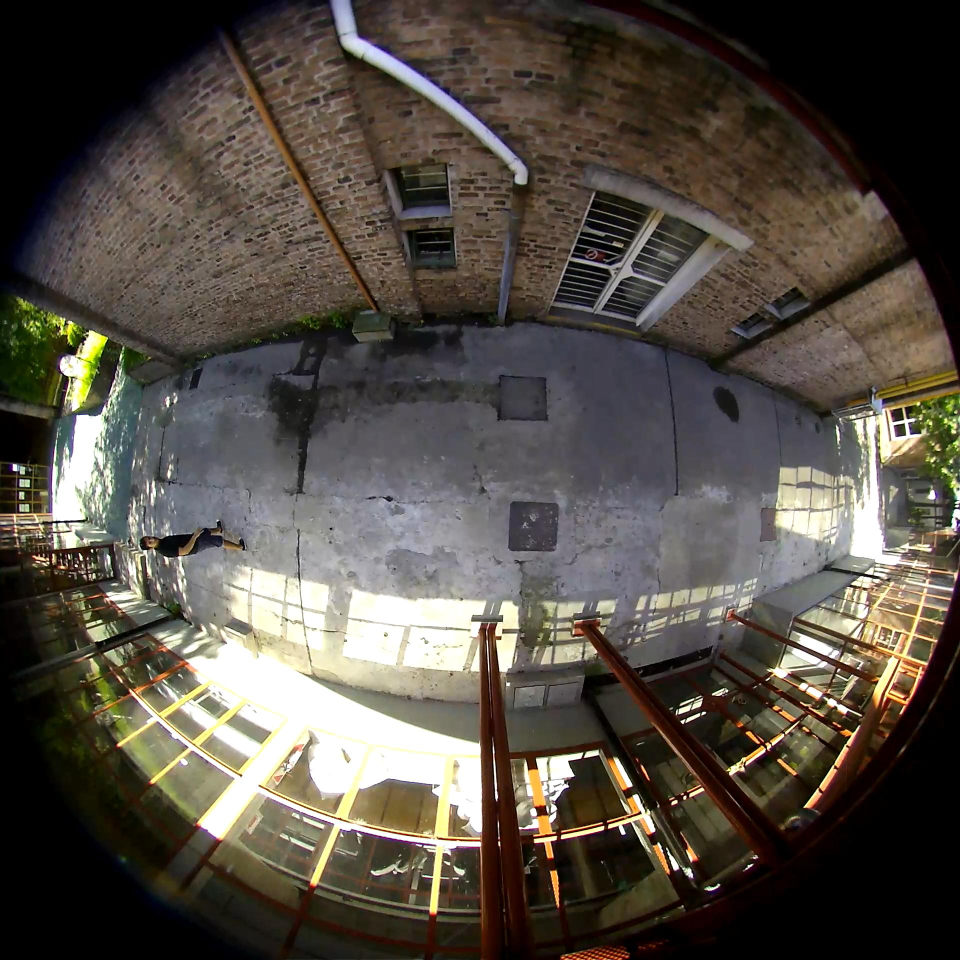
//> input picture code/py/resources/IM1.jpg, 1920 x 1920 px (shown at 1/2 size)
$ ./tpfunwarping   (built with g++ and OpenCV 4)
//> lines starting //> are read from the running program, lines starting //| are printed output that depends on the picture
#include "stdafx.h"
#include "opencv2/highgui/highgui.hpp"
#include "opencv2/imgproc/imgproc.hpp"
#include <iostream>
#include <stdio.h>
#define _USE_MATH_DEFINES
#include <math.h>

// Contants:
#define N_WIN 300
#define N_SRC 1920
#define N_SPH 1500
#define N_PTZ 1500
#define FE_L 1
#define FE_M 952
#define FE_U0 960
#define FE_V0 960
#define PTZ_FOV 70
#define PTZ_M N_PTZ/2/tan(PTZ_FOV/2*M_PI/180)
#define PTZ_U0 N_PTZ/2
#define PTZ_V0 N_PTZ/2

// Global variables
cv::Mat src, sph, sphrot, ptz;
cv::Mat sph_x, sph_y, sphrot_x, sphrot_y, ptz_x, ptz_y;
cv::Mat mrot;

void map_sph(void) {
	float theta, phi, r; //coordinates in the sphere

	// create destination and the maps
	sph.create(N_SPH, N_SPH, src.type());
	sph_x.create(N_SPH, N_SPH, CV_32FC1);
	sph_y.create(N_SPH, N_SPH, CV_32FC1);

	// calculate sph_x and sph_y
	for (int i = 0; i < N_SPH; ++i)
	{
		theta = i*M_PI/2/N_SPH;
		r = (FE_L + FE_M)*sin(theta)/(FE_L + cos(theta));
		for (int j = 0; j < N_SPH; ++j)
		{
			phi = (j*2 - N_SPH)*M_PI/N_SPH;
			sph_x.at<float>(i,j) = r*cos(phi) + FE_U0;
			sph_y.at<float>(i,j) = r*sin(phi) + FE_V0;
		}
	}
}

void find_mrot(int up, int vp) {
	float thetap, phip, rp; //coordinates of the point of interest in the sphere
	float ct, st, cp, sp;
	float m11, m12, m13, m22, m23, m33;
	cv::Mat rotz;

	phip = atan2(vp-FE_V0,up-FE_U0);
	rp = sqrt(pow(up-FE_U0,2)+pow(vp-FE_V0,2));
	thetap = acos((pow(FE_L+FE_M,2)-FE_L*pow(rp,2))/(pow(rp,2)+pow(FE_L+FE_M,2))); //simplified because FE_L = 1

	// P = cartesian coordinates of the point of interest in the sphere
	// Pz = [0,0,-1]
	// Pk = cross(P,Pz)
	// The magnitude of Pk is always abs(sin(thetap)).
	// thetap is between 0 and pi/2 => abs(sin(thetap)) = sin(thetap).
	// Pk = normalize() = Pk/sin(thetap)
	// kx = Pk(1); ky = Pk(2); kz = Pk(3) = 0
	// kx = -sin(phip);
	// ky = cos(phip);
	// Using the matrix seen in findMR and simplifying ETH:
	ct = cos(thetap);
	st = sin(thetap);
	cp = cos(phip);
	sp = sin(phip);

	m11 = ct-pow(sp,2)*(ct-1);
	m12 = cp*sp*(ct-1);
	m13 = cp*st;
	m22 = ct-pow(cp,2)*(ct-1);
	m23 = sp*st;
	m33 = ct;

	mrot.create(3, 3, CV_32FC1);

	mrot.at<float>(0,0) = m11;
	mrot.at<float>(0,1) = m12;
	mrot.at<float>(0,2) = m13;
	mrot.at<float>(1,0) = m12;
	mrot.at<float>(1,1) = m22;
	mrot.at<float>(1,2) = m23;
	mrot.at<float>(2,0) = -m13;
	mrot.at<float>(2,1) = -m23;
	mrot.at<float>(2,2) = m33;

	// Only six number are needed

	// In case that the camera is in the ceiling:
	rotz.create(3, 3, CV_32FC1);
	rotz.zeros(3, 3, CV_32FC1);
	rotz.at<float>(0,0) = cos(phip+M_PI/2);
	rotz.at<float>(0,1) = -sin(phip+M_PI/2);
	rotz.at<float>(0,2) = 0;
	rotz.at<float>(1,0) = sin(phip+M_PI/2);
	rotz.at<float>(1,1) = cos(phip+M_PI/2);
	rotz.at<float>(1,2) = 0;
	rotz.at<float>(2,0) = 0;
	rotz.at<float>(2,1) = 0;
	rotz.at<float>(2,2) = 1;

	mrot = mrot*rotz;
}

void map_sphrot(void) {
	float theta, phi, r; //coordinates in the sphere
	float thetax;
	cv::Mat poi;

	// create destination and the maps
	sphrot.create(N_SPH, N_SPH, src.type());
	sphrot_x.create(N_SPH, N_SPH, CV_32FC1);
	sphrot_y.create(N_SPH, N_SPH, CV_32FC1);
	poi.create(3,1,CV_32FC1);

	// calculate sph_x and sph_y
	for (int i = 0; i < N_SPH; ++i)
	{
		theta = i*M_PI/2/N_SPH;
		for (int j = 0; j < N_SPH; ++j)
		{
			phi = (j*2-N_SPH)*M_PI/N_SPH;
			poi.at<float>(0,0) = sin(theta)*cos(phi);
			poi.at<float>(1,0) = sin(theta)*sin(phi);
			poi.at<float>(2,0) = cos(theta);

			poi = mrot*poi;

			r = sqrt(pow(poi.at<float>(0,0),2) + pow(poi.at<float>(1,0),2));
			if (r>1) r = 1;

			if (poi.at<float>(2,0)<0) thetax = 0;
			else thetax = asin(r);

			phi = atan2(poi.at<float>(1,0),poi.at<float>(0,0));

			sphrot_x.at<float>(i,j) = (phi+M_PI)/(2*M_PI)*N_SPH;
			sphrot_y.at<float>(i,j) = thetax/(M_PI/2)*N_SPH;
		}
	}
}

void map_ptz(void) {
	float r, phi, theta;

	// create destination and the maps
	ptz.create(N_PTZ, N_PTZ, src.type());
	ptz_x.create(N_PTZ, N_PTZ, CV_32FC1);
	ptz_y.create(N_PTZ, N_PTZ, CV_32FC1);

	// calculate sph_x and sph_y
	for (int i = 0; i < N_PTZ; ++i)
	{
		for (int j = 0; j < N_PTZ; ++j)
		{
			r = sqrt(pow(i-PTZ_U0,2) + pow(j-PTZ_V0,2));
			phi = atan2(j-PTZ_V0,i-PTZ_U0);
			theta = acos(PTZ_M/sqrt(pow(r,2)+pow(PTZ_M,2))); //simplified because PTZ_L = 0

			ptz_x.at<float>(j,i) = (phi+M_PI)/(2*M_PI)*N_PTZ;
			ptz_y.at<float>(j,i) = theta/(M_PI/2)*N_PTZ;
		}
	}
}

int main( int argc, const char** argv )
{
	src = cv::imread("IM1.jpg", CV_LOAD_IMAGE_UNCHANGED); //load the image
//> src is the input picture: 1920 rows x 1920 cols, CV_8UC3; mean B, G, R 68.6, 77, 83.7

	if (src.empty()) //check whether the image is loaded or not
	{
		std::cout << "Error : Image cannot be loaded..!!" << std::endl;
		system("pause"); //wait for a key press
		return -1;
	}

    // Update sph_x & sph_y. Then apply remap
    map_sph();
    remap(src, sph, sph_x, sph_y, CV_INTER_NN, cv::BORDER_CONSTANT, cv::Scalar(0,0,0));
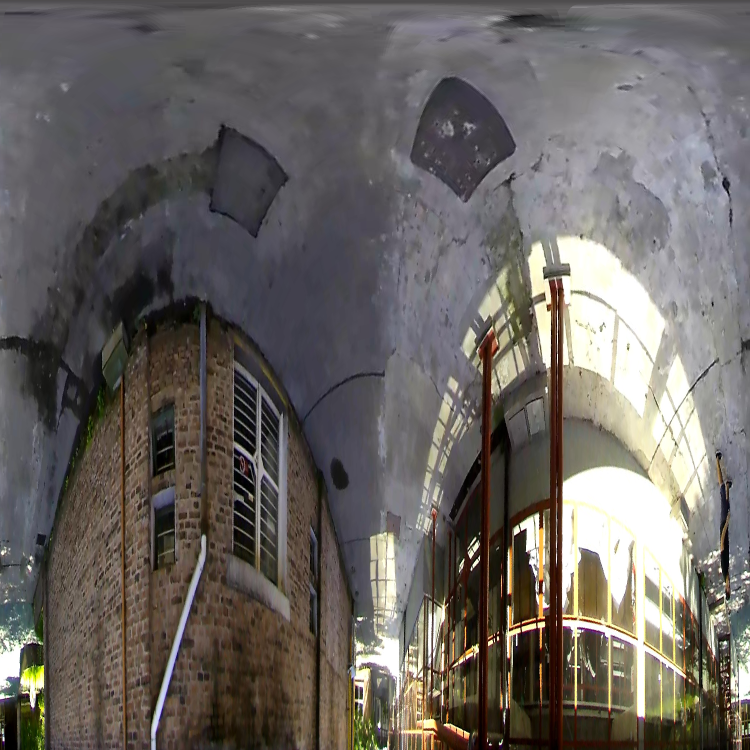
//> sph: 1500 rows x 1500 cols, CV_8UC3 (shown at 1/2 size); mean B, G, R 97.3, 100.8, 105.6

    // Update sphrot_x & sphrot_y. Then apply remap
	find_mrot(852,1457);
    map_sphrot();
    remap(sph, sphrot, sphrot_x, sphrot_y, CV_INTER_NN, cv::BORDER_CONSTANT, cv::Scalar(0,0,0));
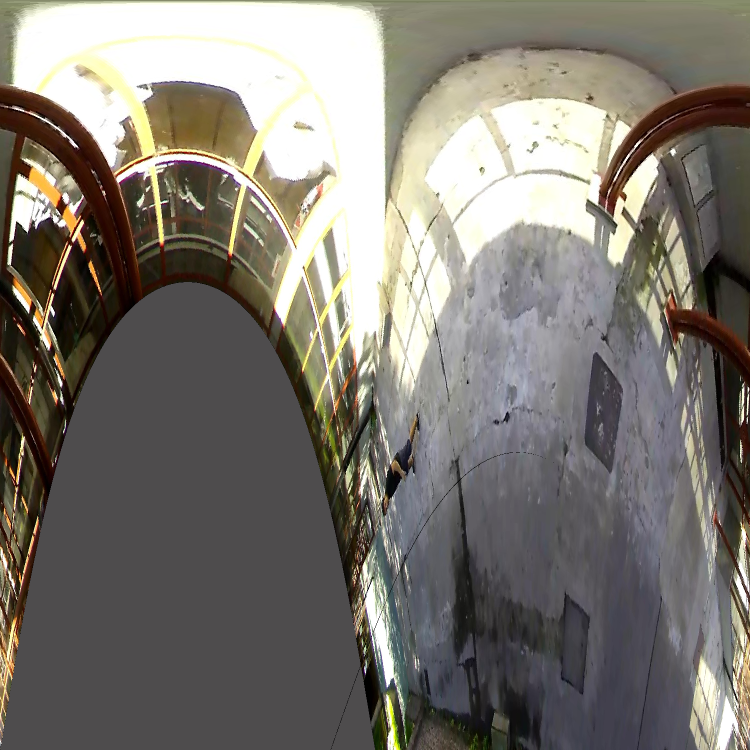
//> sphrot: 1500 rows x 1500 cols, CV_8UC3 (shown at 1/2 size); mean B, G, R 112.6, 119.7, 124.2

	// Update zpt_x & zpt_y. Then apply remap
    map_ptz();
    remap(sphrot, ptz, ptz_x, ptz_y, CV_INTER_LINEAR, cv::BORDER_CONSTANT, cv::Scalar(0,0,0));
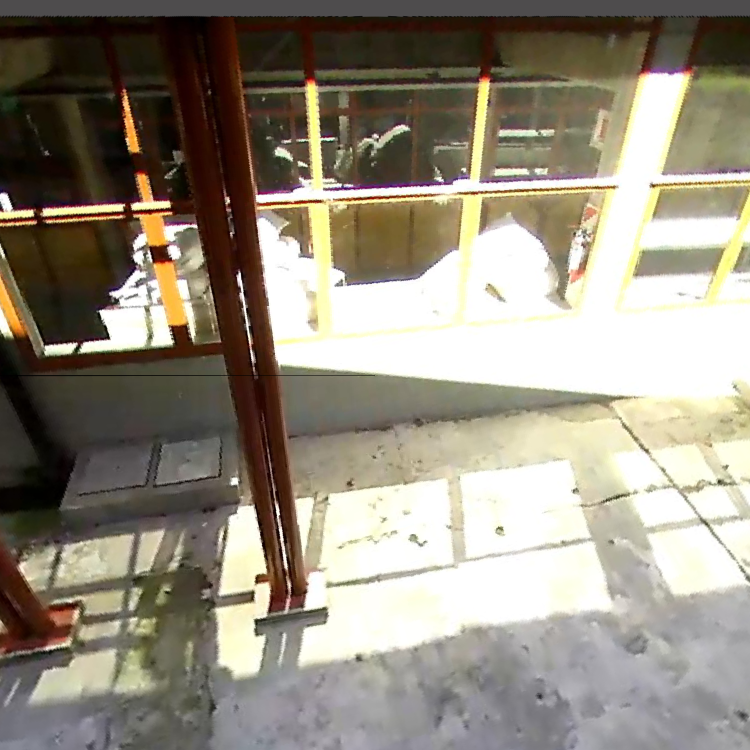
//> ptz: 1500 rows x 1500 cols, CV_8UC3 (shown at 1/2 size); mean B, G, R 126.4, 140.7, 148.2

	cv::namedWindow("src", CV_WINDOW_NORMAL);
	cv::resizeWindow("src", N_WIN, N_WIN);
	cv::imshow("src", src);

	cv::namedWindow("sph", CV_WINDOW_NORMAL);
	cv::resizeWindow("sph", N_WIN, N_WIN);
	cv::imshow("sph", sph);

	cv::namedWindow("sphrot", CV_WINDOW_NORMAL);
	cv::resizeWindow("sphrot", N_WIN, N_WIN);
	cv::imshow("sphrot", sphrot);

	cv::namedWindow("ptz", CV_WINDOW_NORMAL);
	cv::resizeWindow("ptz", N_WIN, N_WIN);
	cv::imshow("ptz", ptz);

	cv::waitKey(0); //wait infinite time for a keypress

	cv::destroyWindow("src");
	cv::destroyWindow("sph");
	cv::destroyWindow("sphrot");
	cv::destroyWindow("ptz");

	return 0;
}
